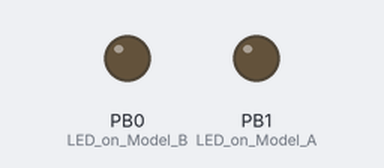
A sketch run on a simulated ATtiny85, built with avr-gcc and run on an emulated ATtiny85. Parts: output pins drawn as LEDs (lit = HIGH).

Above: at 1.05 s.
Timing chart, 0 to 4.0 s (numbered marks = the images above):
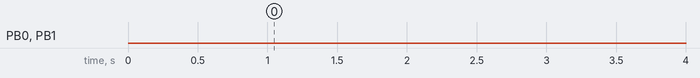

Measured:
- by itself, PB0 (LED_on_Model_B), PB1 (LED_on_Model_A): LOW → HIGH at 7.5 s, → LOW 0.10 s later, → HIGH 0.10 s later, → LOW 0.10 s later, … (1225 changes in this stretch)

The sketch:

test.ino
```cpp
/*
* Sketch generated by duck2spark from Marcus Mengs aka MaMe82
*
*/
#include "DigiKeyboard.h"

#define DUCK_LEN 370
const PROGMEM uint8_t duckraw [DUCK_LEN] = {
	0x0, 0xff, 0x0, 0xff, 0x0, 0xff, 0x0, 0xeb, 0x15, 0x8, 0x0, 0xff, 0x0, 0xf5, 0x13, 0x0, 0x12, 0x0, 0x1d, 0x0, 0x8, 0x0, 0x15, 0x0, 0x16, 0x0, 0xb, 0x0, 0x8, 0x0, 0xf, 0x0, 0xf, 0x0, 0x2c, 0x0, 0x23, 0x0, 0x1d, 0x0, 0x2c, 0x0, 0xb, 0x0, 0x2c, 0x0, 0x23, 0x0, 0x11, 0x2, 0x12, 0x0, 0x13, 0x2, 0x2c, 0x0, 0x23, 0x0, 0x11, 0x2, 0x12, 0x0, 0x11, 0x0, 0xc, 0x2, 0x2c, 0x0, 0x23, 0x0, 0x8, 0x2, 0x1b, 0x0, 0x8, 0x0, 0x6, 0x0, 0x2c, 0x0, 0x5, 0x2, 0x1c, 0x0, 0x13, 0x0, 0x14, 0x0, 0x16, 0x0, 0x16, 0x0, 0x2c, 0x0, 0x23, 0x0, 0x6, 0x2, 0x12, 0x0, 0x33, 0x0, 0x33, 0x0, 0x14, 0x0, 0x11, 0x0, 0x7, 0x0, 0x2c, 0x0, 0x20, 0x0, 0x30, 0x0, 0x18, 0x0, 0x15, 0x0, 0xf, 0x0, 0x2e, 0x0, 0x21, 0x0, 0xb, 0x0, 0x17, 0x0, 0x17, 0x0, 0x13, 0x0, 0x16, 0x0, 0x37, 0x0, 0x37, 0x2, 0x37, 0x2, 0x8, 0x0, 0x1b, 0x0, 0x14, 0x0, 0x33, 0x0, 0x13, 0x0, 0xf, 0x0, 0x8, 0x0, 0x36, 0x2, 0x6, 0x0, 0x12, 0x0, 0x33, 0x0, 0x37, 0x2, 0x17, 0x0, 0x8, 0x0, 0x16, 0x0, 0x17, 0x0, 0x36, 0x2, 0x8, 0x0, 0x1b, 0x0, 0x8, 0x0, 0x21, 0x0, 0x36, 0x0, 0x2c, 0x0, 0x30, 0x0, 0x13, 0x0, 0x14, 0x0, 0x17, 0x0, 0xb, 0x0, 0x2e, 0x0, 0x30, 0x0, 0x8, 0x0, 0x11, 0x0, 0x19, 0x0, 0x37, 0x0, 0x17, 0x2, 0x8, 0x2, 0x33, 0x2, 0x13, 0x2, 0x2c, 0x0, 0x2e, 0x2, 0x2c, 0x0, 0x21, 0x0, 0x25, 0x40, 0x17, 0x0, 0x8, 0x0, 0x16, 0x0, 0x17, 0x0, 0x36, 0x2, 0x8, 0x0, 0x1b, 0x0, 0x8, 0x0, 0x21, 0x0, 0x36, 0x0, 0x2c, 0x0, 0xc, 0x2, 0x11, 0x0, 0x19, 0x0, 0x12, 0x0, 0xe, 0x0, 0x8, 0x0, 0x23, 0x0, 0x1d, 0x2, 0x8, 0x0, 0x5, 0x0, 0x15, 0x2, 0x8, 0x0, 0x4, 0x0, 0x18, 0x0, 0x8, 0x0, 0x16, 0x0, 0x17, 0x0, 0x2c, 0x0, 0x30, 0x0, 0x18, 0x0, 0x15, 0x0, 0xf, 0x0, 0x2c, 0x0, 0x23, 0x0, 0x12, 0x2, 0x18, 0x0, 0x17, 0x0, 0x9, 0x2, 0xc, 0x0, 0xf, 0x0, 0x8, 0x0, 0x2c, 0x0, 0x30, 0x0, 0x13, 0x0, 0x14, 0x0, 0x17, 0x0, 0xb, 0x0, 0x36, 0x0, 0x2c, 0x0, 0x16, 0x2, 0x17, 0x0, 0x14, 0x0, 0x15, 0x0, 0x17, 0x0, 0x23, 0x0, 0x13, 0x2, 0x15, 0x0, 0x12, 0x0, 0x6, 0x0, 0x8, 0x0, 0x16, 0x0, 0x16, 0x0, 0x2c, 0x0, 0x30, 0x0, 0x13, 0x0, 0x14, 0x0, 0x17, 0x0, 0xb, 0x0, 0x20, 0x0, 0x28, 0x0
};
int i = 1; //how many times the payload should run (-1 for endless loop)
bool blink=true;

void setup()
{
	// initialize the digital pin as an output.
	pinMode(0, OUTPUT); //LED on Model B
	pinMode(1, OUTPUT); //LED on Model A
	DigiKeyboard.delay(1000); //wait 1000 milliseconds before first run, to give target time to initialize
}

void loop()
{

	//should code be runned in this loop?
	if (i != 0) {
		DigiKeyboard.sendKeyStroke(0);

		//parse raw duckencoder script
		for (int i=0; i<DUCK_LEN; i+=2)
		{
			uint8_t key = pgm_read_word_near(duckraw + i);
			uint8_t mod = pgm_read_word_near(duckraw + i+1);
			if (key == 0) //delay (a delay>255 is split into a sequence of delays)
			{
				DigiKeyboard.delay(mod);
			}
			else DigiKeyboard.sendKeyStroke(key,mod);
		}
		i--;
		DigiKeyboard.delay(5000); //wait 5000 milliseconds before next loop iteration

	}
	else if (blink)
	{
		digitalWrite(0, HIGH);   // turn the LED on (HIGH is the voltage level)
		digitalWrite(1, HIGH);
		delay(100);               // wait for a second
		digitalWrite(0, LOW);    // turn the LED off by making the voltage LOW
		digitalWrite(1, LOW);
		delay(100);               // wait for a second
	}
}
```
